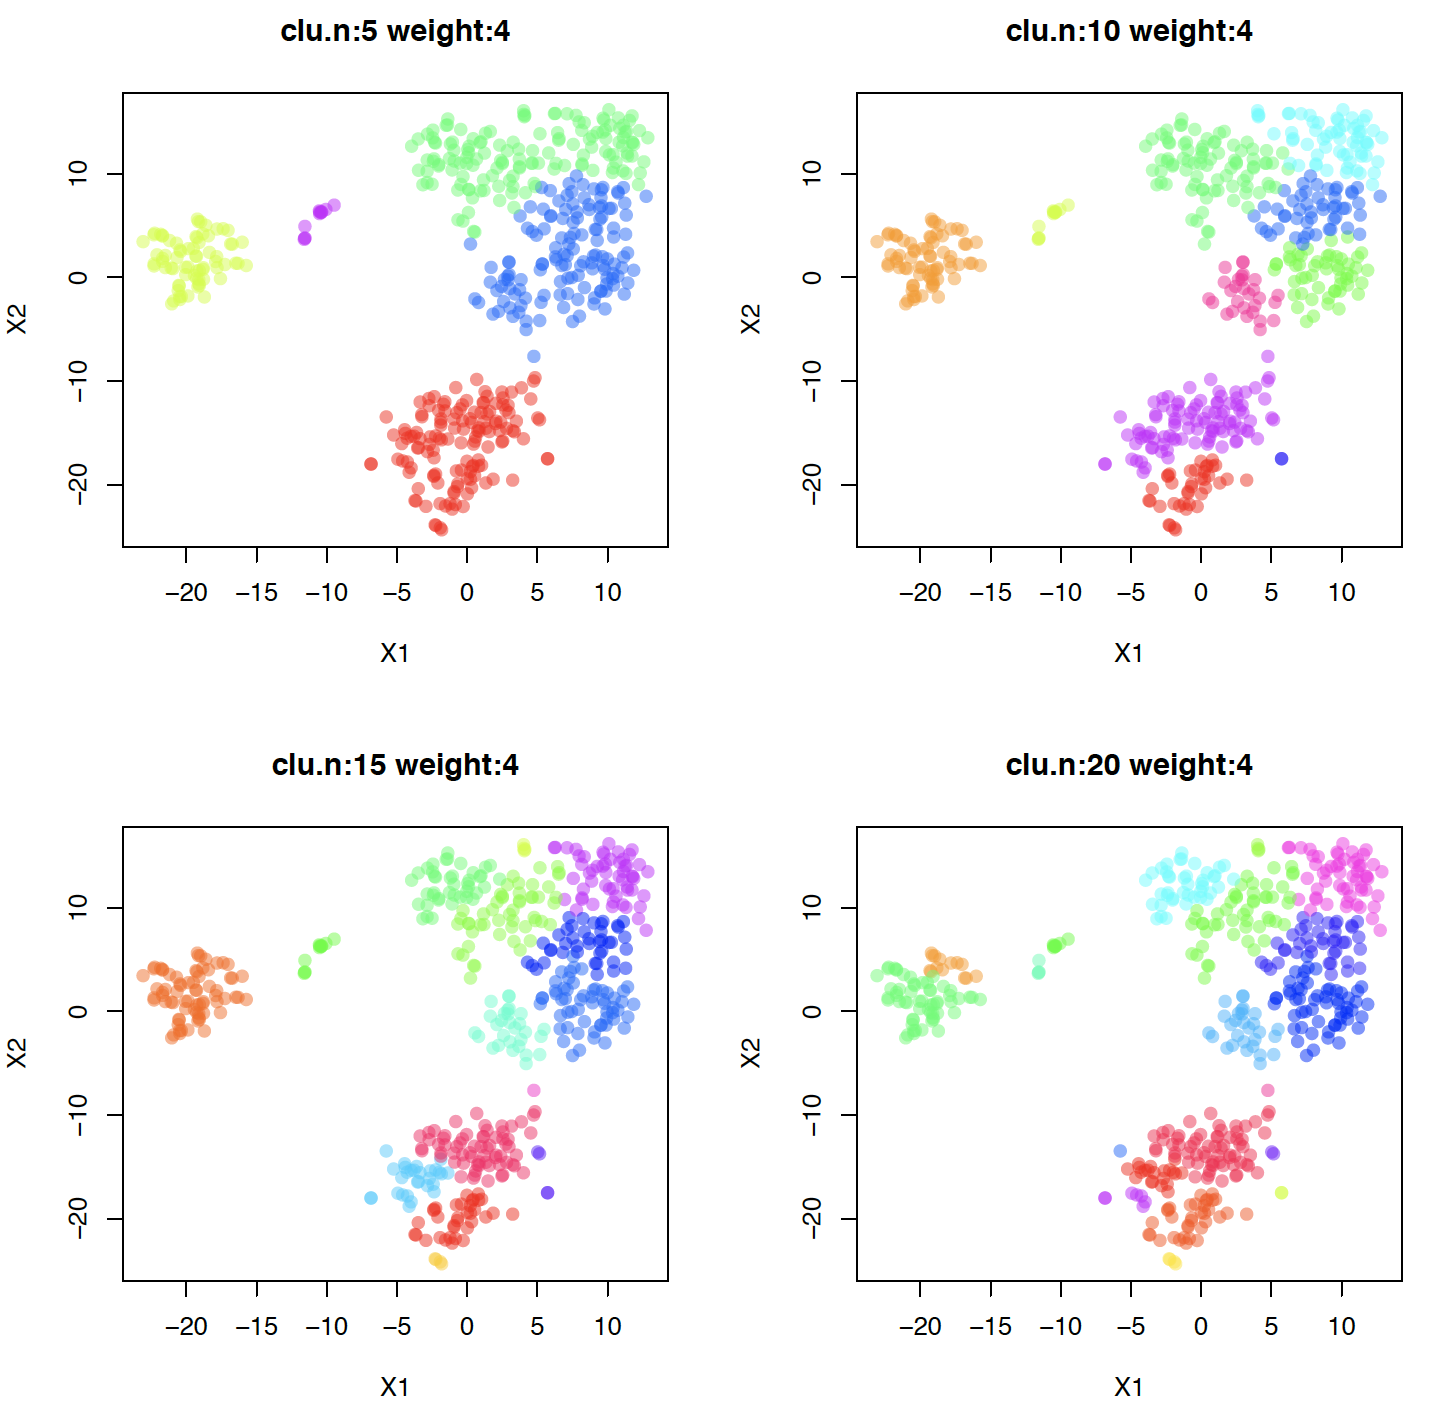

The script that saved this image:
rm(list=ls());

library(GCluster);

dat   <- read.table("./example_data/Rtsne_1.txt", header=T, row.names=1);
## weight
wt    <- 4;
set.seed(1234);
## k numbers
k.s   <- c(5, 10, 15, 20)

pdf("do_GCluster06.pdf", 8, 8);
par(mfrow=c(2,2))
for (j in 1:length(k.s)){
  k     <- k.s[j];
  out   <- GCluster(dat=dat, wt=wt, k=k);
  clu.i <- out$membership;
  clu.n <- length(unique(clu.i));
  cols  <- rainbow(clu.n, alpha=0.5);
  main  <- paste0("clu.n:", clu.n, " weight:", wt);
  plot(dat, pch=19, col=cols[clu.i], main=main);
}
dev.off();

pdf("04do_GCluster06_kmeans.pdf", 8, 8);
par(mfrow=c(2,2))
for (j in 1:length(k.s)){
  k     <- k.s[j];
  out   <- kmeans(dat, k);
  clu.i <- out$cluster;
  clu.n <- length(unique(clu.i));
  cols  <- rainbow(clu.n, alpha=0.5);
  main  <- paste0("clu.n:", clu.n, " weight:", wt);
  plot(dat, pch=19, col=cols[clu.i], main=main);
}
dev.off();
